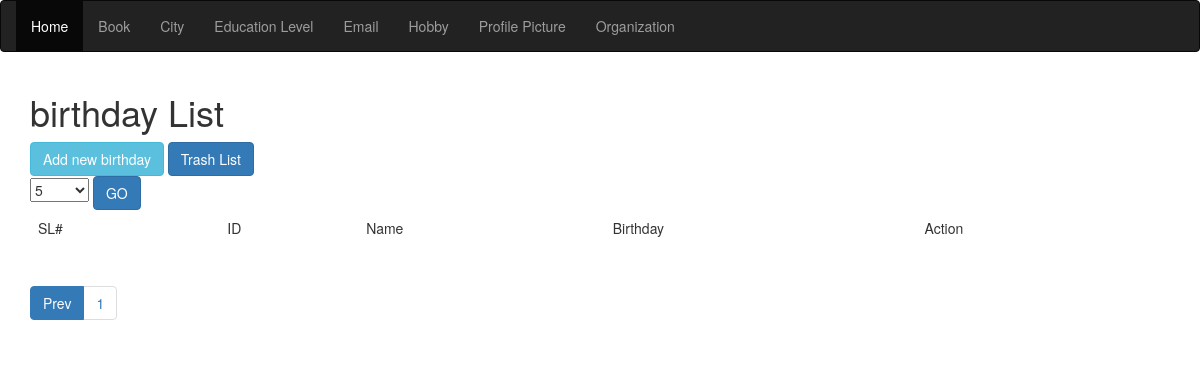
Before: /views/SEIP129150/Birthday/index.php?pageNumber=2 with the older database file.
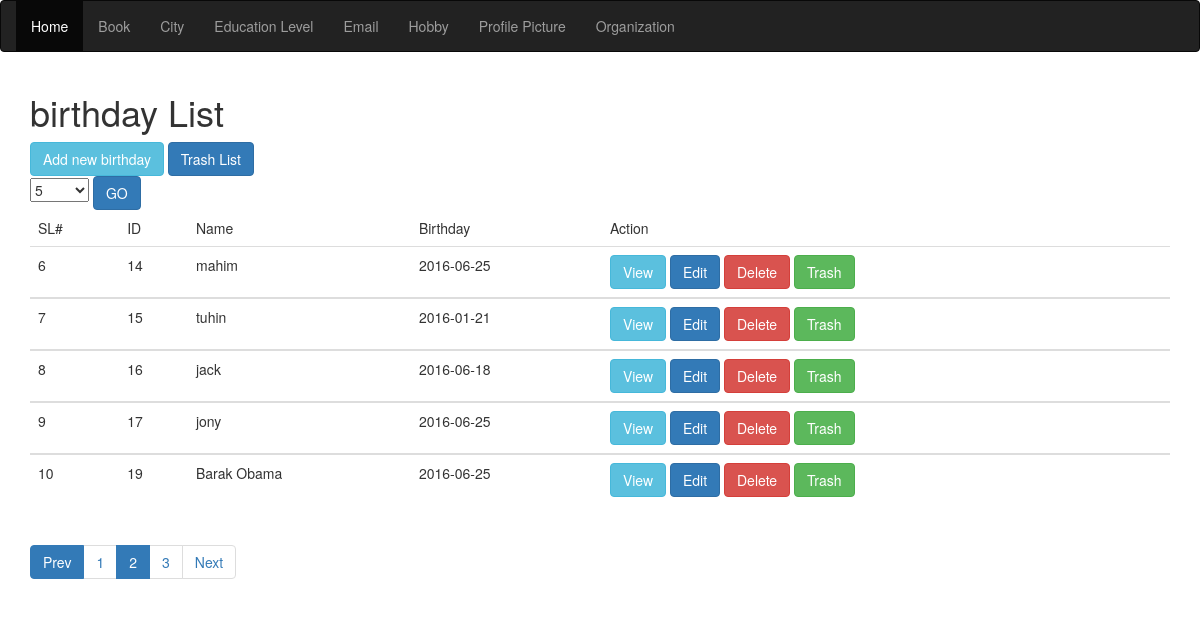
After: the same page with the newer database file.
### tables this page shows
CREATE TABLE `birthday` (
  `id` int(11) NOT NULL,
  `name` varchar(30) NOT NULL,
  `birthday` date NOT NULL,
  `trash` time DEFAULT NULL
);

### src/BITM/SEIP129150/Birthday/Birthday.php (called while the page is built, shortened)
<?php
class Birthday
{
    public $conn;
    public function __construct()
    {
        $this->conn = mysqli_connect("localhost", "root", "", "atomicprojectb21");
    }
    public  function  count()
    {
        $query="SELECT COUNT(*) AS totalItem FROM `birthday` WHERE `trash` IS NULL";
        $result=mysqli_query($this->conn,$query);
        $row= mysqli_fetch_assoc($result);
        return $row['totalItem'];
    }
    public function paginator($pageStartFrom=0,$Limit=5){
        $query="SELECT * FROM `birthday` WHERE `trash` IS NULL LIMIT ".$pageStartFrom.",".$Limit;
        $_allBook= array();
        $result= mysqli_query($this->conn,$query);
        while($row= mysqli_fetch_assoc($result)){
            $_allBook[]=$row;
        }
        return $_allBook;
    }
}

### views/SEIP129150/Birthday/index.php (the view, shortened to what this page needs)
<?php
$birthday=new Birthday();
$totalIteam=$birthday->count();
$iteamPerPage=$_SESSION['iteamPerPage'];
$noOfPage=ceil($totalIteam/$iteamPerPage);
$pagination="";
if(array_key_exists('pageNumber',$_GET))
{
    $pageNo=$_GET['pageNumber'];
}
else $pageNo=1;
for($i=1;$i<=$noOfPage;$i++)
{
    $active=($pageNo==$i)? "active":"";
    $pagination.="<li class='$active'><a href='index.php?pageNumber=$i'>$i</a></li>";
}
$pageStartFrom=$iteamPerPage*($pageNo-1);
$albirthday=$birthday->paginator($pageStartFrom,$iteamPerPage);
?>
<!DOCTYPE html>
<html>
<head>
    <link rel="stylesheet" href="http://maxcdn.bootstrapcdn.com/bootstrap/3.3.6/css/bootstrap.min.css">
    <link rel="stylesheet" type="text/css" href="../../../resources/bootstrap/css/bootstrap.css">
</head >
<body>
<nav class="navbar navbar-inverse">
    <div class="container-fluid">
        <ul class="nav navbar-nav">
            <li class="active"><a href="../../../index.php">Home</a></li>
            <li><a href="../Book/index.php">Book</a></li>
            <li><a href="../City/index.php">City</a></li>
            <li><a href="../Education_level/index.php">Education Level</a></li>
            <li><a href="../Email/index.php">Email</a></li>
            <li><a href="../Hobby/index.php">Hobby</a></li>
            <li><a href="../Profile_picture/index.php">Profile Picture</a></li>
            <li><a href="../Summary_of_organizations/index.php">Organization</a></li>
        </ul>
    </div>
</nav>
<div class="container">
    <h1>birthday List</h1>
    <a href="create.php" class="btn btn-info" role="button">Add new birthday</a>
    <a href="trashVeiw.php" class="btn btn-primary" role="button">Trash List</a>
    <br>
    <form action="index.php">
        <select name="iteamPerPage">
            <option <?php if($_SESSION['iteamPerPage']==5) echo "selected"?>>5</option>
        </select>
        <input type="submit" value="GO" class="btn btn-primary">
    </form>
    <div class="table-responsive">
        <table class="table">
            <thead>
            <tr>
                <td>
                    SL#
                </td>
                <td>
                    ID
                </td>
                <td>
                    Name
                </td>
                <td>
                   Birthday
                </td>
                <td>
                    Action
                </td>
            </tr>
            </thead>
            <tbody>
            <?php
            $sl=1;
            foreach ($albirthday as $birthday) {
            ?>
            <tr>
                <td><?php echo  $sl+$pageStartFrom?></td>
                <td> <?php echo $birthday['id']?></td>
                <td> <?php echo $birthday['name']?></td>
                <td> <?php echo $birthday['birthday']?></td>
                <td>
            <a href="veiw.php?id=<?php echo $birthday['id']?>" class="btn btn-info" role="button">View</a>
            <a href="edit.php?id=<?php echo $birthday['id']?>" class="btn btn-primary" role="button">Edit</a>
            <a href="delete.php?id=<?php echo $birthday['id']?>" class="btn btn-danger" role="button">Delete</a>
            <a href="trash.php?id=<?php echo $birthday['id']?>" class="btn btn-success" role="button">Trash</a>
                </td>
            </tr>
            </tbody>
            <?php $sl++; } ?>
        </table>
        <ul class="pagination">
            <?php
            if($pageNo>1)
            {
                $pageNo--;
                echo "<li class='active'><a href='index.php?pageNumber=$pageNo'>Prev</a></li>";
            }
            ?>
            <?php echo $pagination;
            if(isset($_GET['pageNumber'])&&$_GET['pageNumber']<$noOfPage) {
                $next_item=$_GET['pageNumber']+1;
                echo "<li><a href='index.php?pageNumber=$next_item'>Next</a></li>";
            }
            ?>
        </ul>
    </div>
</div>
</body>
</html>

Changed rows visible on the page:
added birthday: pageStartFrom "6", id "14", name "mahim", birthday "2016-06-25"
added birthday: pageStartFrom "7", id "15", name "tuhin", birthday "2016-01-21"
added birthday: pageStartFrom "8", id "16", name "jack", birthday "2016-06-18"
added birthday: pageStartFrom "9", id "17", name "jony", birthday "2016-06-25"
added birthday: pageStartFrom "10", id "19", name "Barak Obama", birthday "2016-06-25"
Other visible differences:
new list line: "2"
new list line: "3"
text now shown: "Next"
